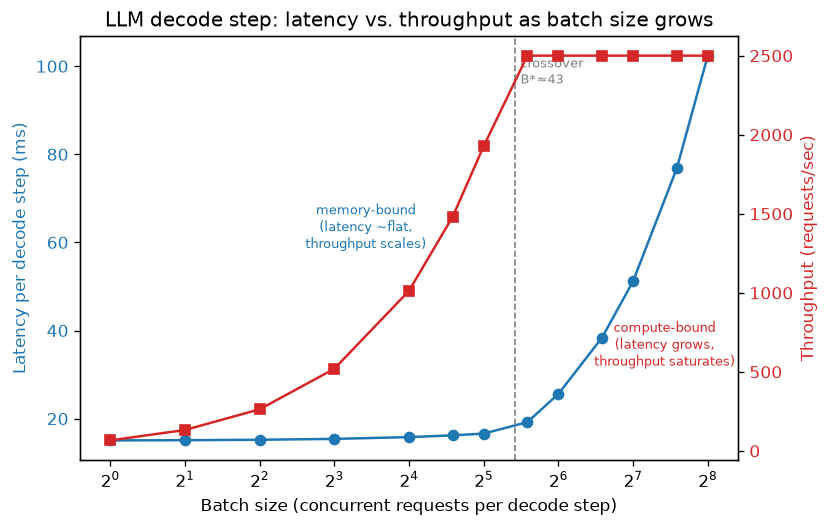

The Python source for this figure:
"""
Day 101 - Throughput vs. latency, batching.

Synthetic roofline-style model of one LLM decode step as a function of batch
size B:
    mem_time(B)     = base_mem_load + kv_read_slope * B   (memory-bound term:
                       weights are read once per step regardless of B, plus a
                       small per-request KV-cache read cost)
    compute_time(B) = compute_slope * B                    (compute-bound term:
                       FLOPs scale ~linearly with how many sequences you run
                       through the matmuls this step)
    step_latency(B) = max(mem_time(B), compute_time(B))    (GPU work is
                       whichever resource is the bottleneck)
    throughput(B)   = B / step_latency(B)                  (requests served
                       per unit time)

No real GPU or model is involved -- these are hand-picked constants that
reproduce the textbook memory-bound -> compute-bound crossover shape.
"""
import numpy as np
import matplotlib.pyplot as plt

np.random.seed(42)

# --- synthetic roofline constants (all in milliseconds) ---
base_mem_load = 15.0     # ms: fixed cost of streaming weights from HBM once per step
kv_read_slope = 0.05      # ms/request: extra memory traffic for each sequence's KV cache
compute_slope = 0.40      # ms/request: extra matmul FLOPs for each sequence in the batch

batch_sizes = np.array([1, 2, 4, 8, 16, 24, 32, 48, 64, 96, 128, 192, 256])

mem_time = base_mem_load + kv_read_slope * batch_sizes
compute_time = compute_slope * batch_sizes
step_latency = np.maximum(mem_time, compute_time)
throughput = batch_sizes / step_latency * 1000.0   # requests/sec (latency is in ms)

# crossover: base_mem_load + kv_read_slope*B = compute_slope*B
b_star = base_mem_load / (compute_slope - kv_read_slope)

fig, ax1 = plt.subplots(figsize=(7, 4.5))

ax1.plot(batch_sizes, step_latency, "o-", color="#1f77b4", label="Step latency (ms)")
ax1.set_xlabel("Batch size (concurrent requests per decode step)")
ax1.set_ylabel("Latency per decode step (ms)", color="#1f77b4")
ax1.tick_params(axis="y", labelcolor="#1f77b4")
ax1.set_xscale("log", base=2)

ax2 = ax1.twinx()
ax2.plot(batch_sizes, throughput, "s-", color="#d62728", label="Throughput (req/s)")
ax2.set_ylabel("Throughput (requests/sec)", color="#d62728")
ax2.tick_params(axis="y", labelcolor="#d62728")

ax1.axvline(b_star, color="gray", linestyle="--", linewidth=1)
ax1.text(b_star * 1.05, ax1.get_ylim()[1] * 0.9, f"crossover\nB*≈{b_star:.0f}",
          fontsize=8, color="gray")

ax1.text(b_star * 0.25, ax1.get_ylim()[1] * 0.55, "memory-bound\n(latency ~flat,\nthroughput scales)",
          fontsize=8, ha="center", color="#1f77b4")
ax1.text(b_star * 4.0, ax1.get_ylim()[1] * 0.3, "compute-bound\n(latency grows,\nthroughput saturates)",
          fontsize=8, ha="center", color="#d62728")

plt.title("LLM decode step: latency vs. throughput as batch size grows")
fig.tight_layout()
plt.savefig("graph_DAY_101.png", dpi=120, bbox_inches="tight")
